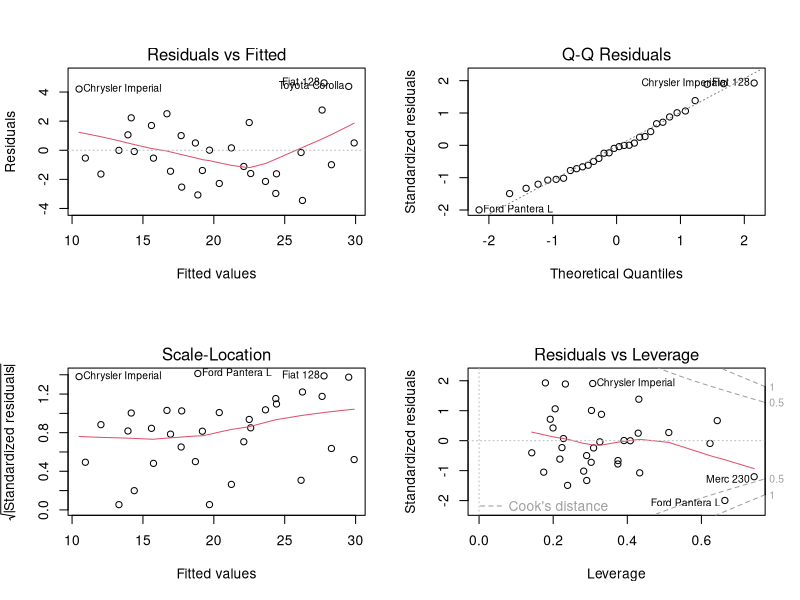
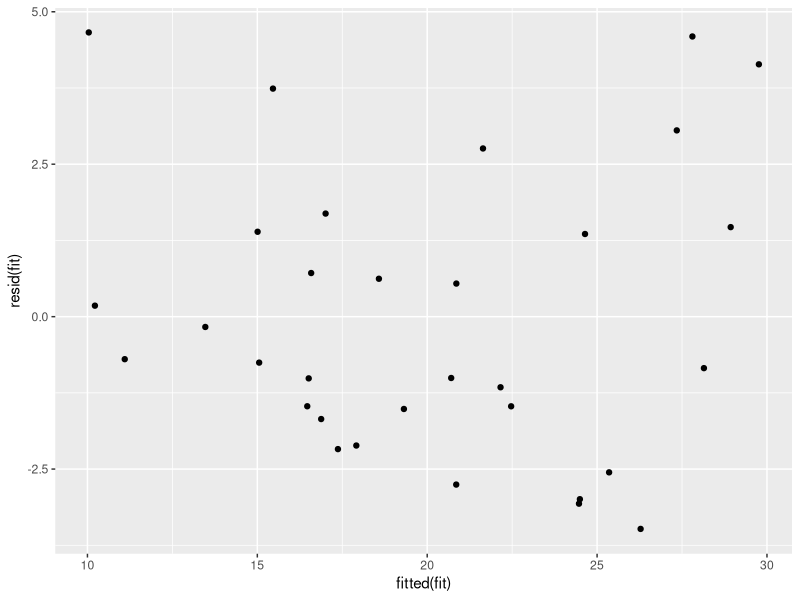
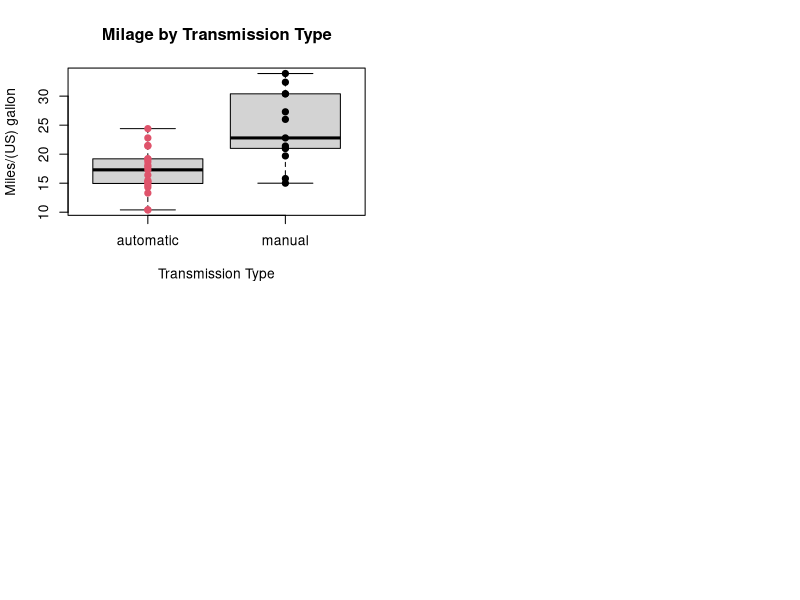
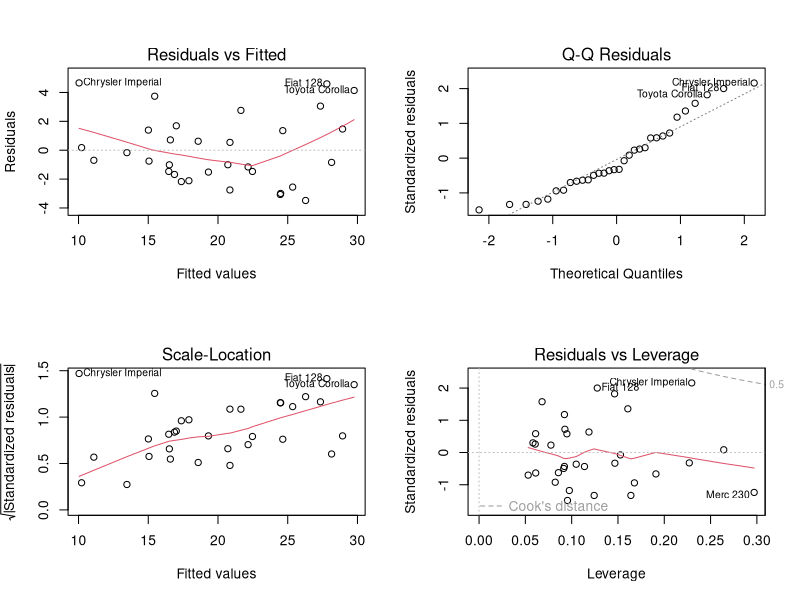

The R script that drew these images, in order:
## ---- chunk 1
require(knitr, quietly = TRUE)
require(ggplot2, quietly = TRUE)
require(scales, quietly = TRUE)

knitr::opts_chunk$set(echo = TRUE, cache = TRUE, cache.path = "cache/", 
                      fig.path = "figure/", fig.align = "center")

# load cars dataset
require(datasets, quietly = TRUE)
data(mtcars)
## ---- chunk 2
str(mtcars)
kable(head(mtcars),align = 'c')
## ---- chunk 3
fit <- lm(mpg ~ ., mtcars)
summary(fit)
par(mfrow = c(2, 2))
plot(fit)
## ---- chunk 4
round(cor(mtcars), 3)
## ---- chunk 5
fit <- lm(mpg ~ wt + qsec + am, mtcars)
summary(fit)
round(cor(mtcars[, c("mpg", "wt", "qsec", "am")]), 3)
qplot(fitted(fit), resid(fit))
## ---- chunk 6
boxplot(mpg ~ am, mtcars, xaxt = "n", xlab = "Transmission Type", ylab = "Miles/(US) gallon")
with(mtcars, points(am + 1, mpg, pch = 19, col = ((am == 0)*1 + 1)))
axis(1, at = c(1, 2), labels = c("automatic", "manual"))
title(main = "Milage by Transmission Type")
## ---- chunk 7
# require(GGally)
# require(ggplot2)
# ggpairs(mtcars, lower = list(continuous = "smooth"), params = c(method = "loess"))
## ---- chunk 8
round(cor(mtcars[, c("mpg", "am", "wt", "qsec")]), 3)
fitsum <- summary(fit)
par(mfrow = c(2, 2))
plot(fit)
round(fitsum$adj.r.squared, 3)
## ---- chunk 9
AIC(fit)
## ---- chunk 10
# stepwise regression
library(MASS)
fit <- lm(mpg ~ ., mtcars)
step <- stepAIC(fit, direction = "both")
# display results
step$anova 
## ---- chunk 11
h0 <- t.test(mpg ~ am, data = mtcars)
## ---- chunk 12
require(knitr, quietly = TRUE)
require(datasets, quietly = TRUE)
data(mtcars)

modelSLR <- lm(mpg ~ am, mtcars)
modelSLRsum <- summary(modelSLR)

df <- modelSLRsum$coef
df <- cbind(df, round(confint(modelSLR), 1))
kable(df, caption = "Model Coefficients")



modelMLR <- lm(mpg ~ wt + qsec + am, mtcars)
modelMLRsum <- summary(modelMLR)

fit.models <- c("Simple Linear Regression", "Multi Linear Regression")
fit.r.squared <- c(modelSLRsum$adj.r.squared, modelMLRsum$adj.r.squared)
fit.vif <- 1/(1 - fit.r.squared)
fit.var.residuals <- c(modelSLRsum$sigma, modelMLRsum$sigma)
fit.aic <- c(AIC(modelSLR), AIC(modelMLR))
fit.mean.residuals <- c(mean(modelSLR$residuals), mean(modelMLR$residuals))

# fit.cov <- c(cov(modelSLR$residuals, mtcars$mpg), cov(modelMLR$residuals, mtcars$mpg))

df <- data.frame("Model" = fit.models,
                 "R Squared" = fit.r.squared,
                 VIF = fit.vif,
                 "Residual Variance" = fit.var.residuals,
                 AIC = fit.aic)
kable(df, caption = "Compare Models")

kable(anova(modelSLR, modelMLR), caption = "ANOVA")
## ---- chunk 13
mean(modelSLR$residuals)
mean(modelMLR$residuals)

modelSLRsum$cov.unscaled
modelMLRsum$cov.unscaled
## ---- chunk 14
require(datasets, quietly = TRUE)
data(mtcars)

modelSLR <- lm(mpg ~ am, mtcars)

pred.means <- tapply(mtcars$mpg, mtcars$am, mean)
pred.sd <- tapply(mtcars$mpg, mtcars$am, sd)
pred.ci <- predict(modelSLR, data.frame(am = c(0, 1)), interval = "confidence")

df <- data.frame("Transmission" = c("automatic", "manual"))
df <- cbind(df, round(pred.ci, 2))
df <- cbind(df, "Sample Mean" = round(pred.means, 2))
df <- cbind(df, "Sample SD" = round(pred.sd, 2))
names(df)[names(df) == "fit"] <- "Prediction"
names(df)[names(df) == "lwr"] <- "Lower"
names(df)[names(df) == "upr"] <- "Upper"

kable(df, caption = "Model prediction vs mileage sample mean")
